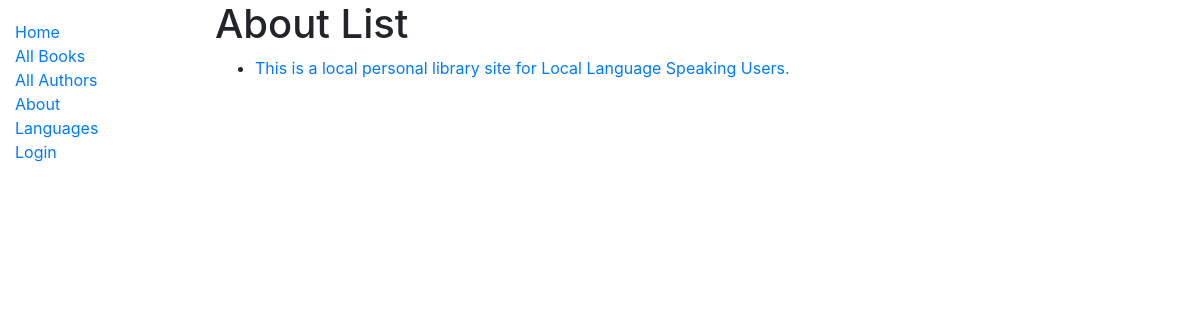
/catalog/about/, run on an earlier commit of the app's database.
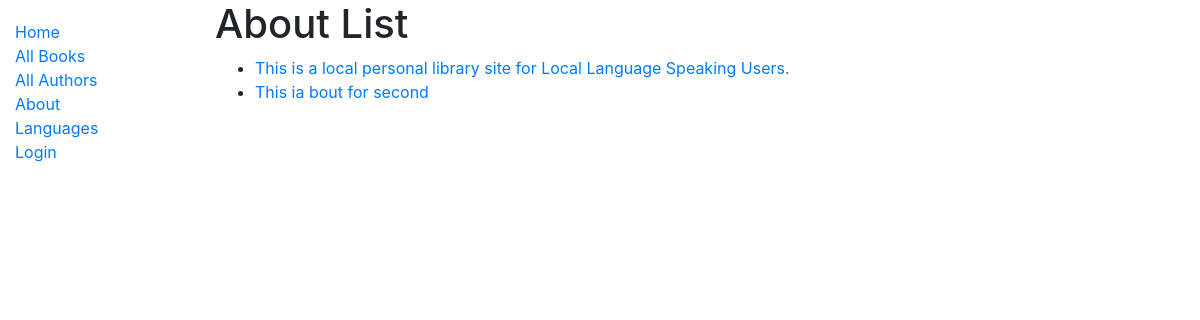
And on a later commit of the database.
### catalog/models.py (models this page shows)
class About(models.Model):
    about = models.TextField(max_length=3500, help_text='About the Website & Project')
    def __str__(self):
        return self.about
    def get_absolute_url(self):
        return reverse('about',)

### catalog/views.py (the view)
# urls.py: path('about/', views.AboutPageView.as_view(), name = 'about'),
class AboutPageView(generic.ListView):
    model = About
    paginate_by = 10

### catalog/templates/catalog/about_list.html
{% extends "base_generic.html" %}
{% block content %}
  <h1>About List</h1>
  {% if about_list %}
  <ul>
    {% for about in about_list %}
      <li>
        <a href="{{ about.get_absolute_url }}">{{ about }}</a>
      </li>
    {% endfor %}
  </ul>
  {% else %}
    <p>There is nothing to show about in the library.</p>
  {% endif %}
{% endblock %}

What changed in the data, as far as the page shows it:
added About: about "This ia bout for second"
